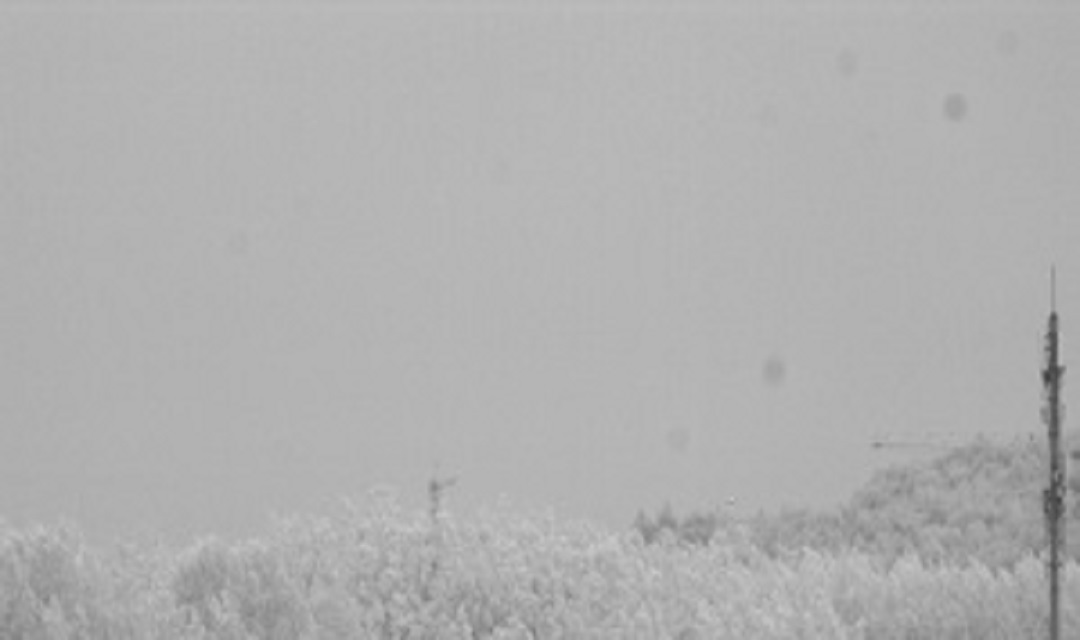
#> input picture output_frames/first_frame.jpg, 1080 x 640 px
$ python Canny.py
#> lines starting #> are read from the running program, lines starting #| are printed output that depends on the picture; after the words box and inside, x2 and y2 are one past the last pixel; in counts of white or black regions, pixels touching at a corner belong together
import cv2
import numpy as np

# 读取图像并转换为灰度图
image = cv2.imread('../output_frames/first_frame.jpg', cv2.IMREAD_GRAYSCALE)
#> image is the input picture: shape (640, 1080); min 61, max 202, mean 176.5

# 使用高斯滤波减少噪声
blurred = cv2.GaussianBlur(image, (5, 5), 1.5)

# 应用经典Canny边缘检测
edges = cv2.Canny(blurred, 5, 30)
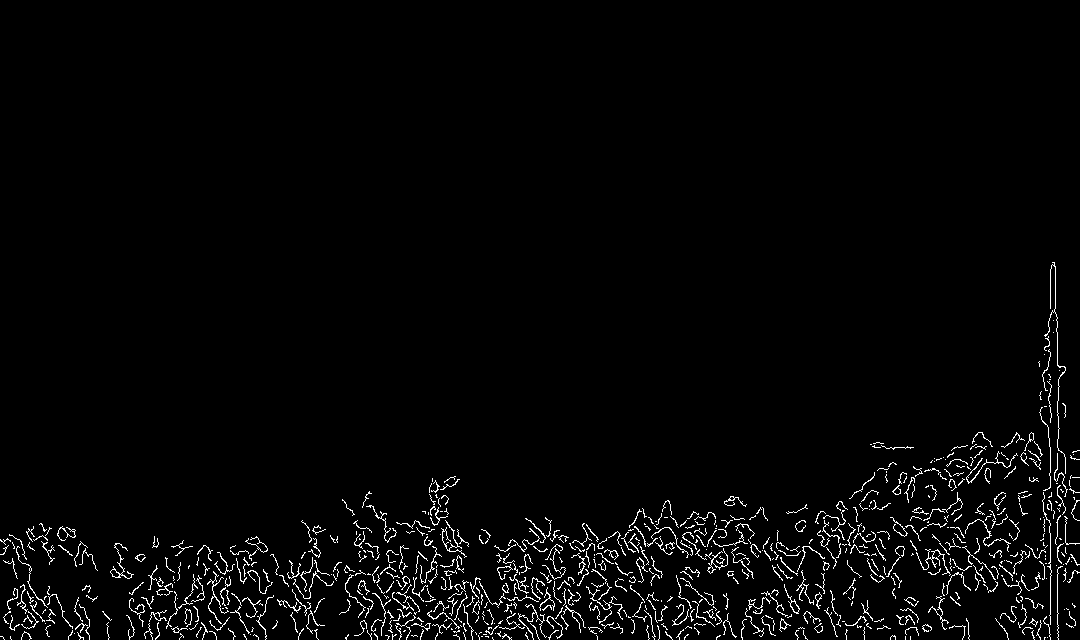
#> edges: shape (640, 1080); 2.5% white in thin lines or dots, all inside (x1, y1, x2, y2) = (0, 262, 1080, 640)

# 获取亚像素级别的边缘信息
# 使用OpenCV的goodFeaturesToTrack函数来精确检测亚像素边缘点
corners = cv2.goodFeaturesToTrack(np.float32(edges), 100, 0.01, 10)
#> corners = 100 rows, first 8: [1064, 574], [1060, 505], [364, 556], [922, 511], [369, 492], [9, 610], [405, 583], [682, 552]

# 提取亚像素位置
criteria = (cv2.TERM_CRITERIA_EPS + cv2.TERM_CRITERIA_MAX_ITER, 30, 0.01)
corners_subpix = cv2.cornerSubPix(np.float32(image), corners, (5,5), (-1,-1), criteria)
#> corners_subpix = 100 rows, first 8: [1064, 574], [1060, 505], [364, 556], [922, 511], [371.4, 492.4], [12.85, 611.7], [405, 583], [682, 552]

# 在图像上绘制亚像素级别的角点
image_with_subpix = cv2.cvtColor(image, cv2.COLOR_GRAY2BGR)
for i in range(corners_subpix.shape[0]):
    cv2.circle(image_with_subpix, (int(corners_subpix[i,0,0]), int(corners_subpix[i,0,1])), 3, (0, 255, 0), -1)
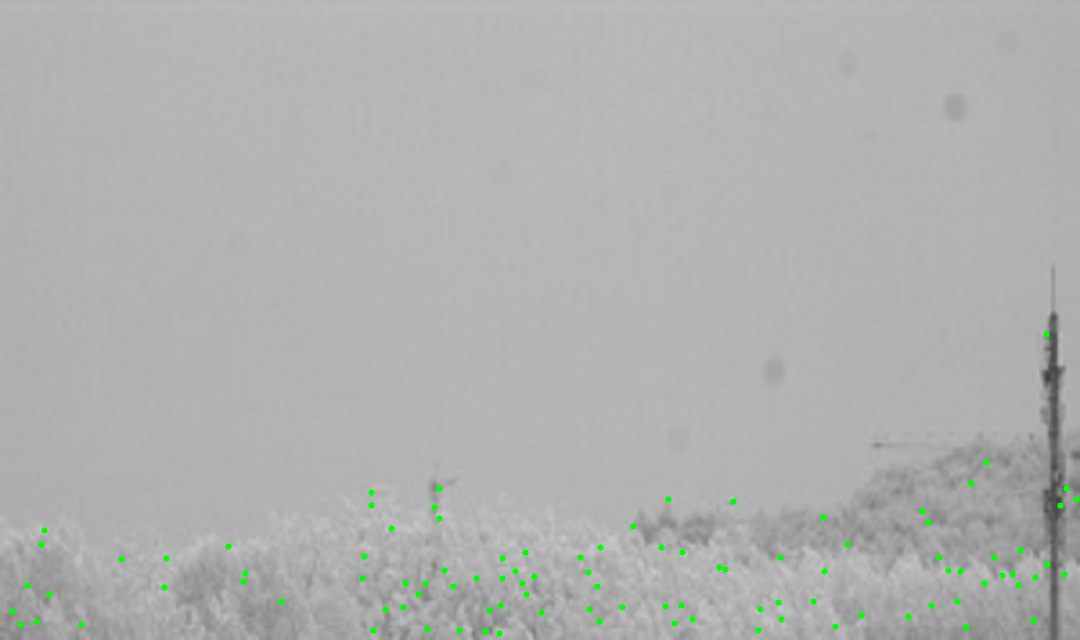
#> image_with_subpix: shape (640, 1080, 3); 0.42% of pixels changed, all inside (x1, y1, x2, y2) = (9, 331, 1080, 637)

# 显示原始图像、经典Canny边缘检测结果和亚像素级边缘检测结果
cv2.imshow('Original Image', image)
cv2.imshow('Canny Edge Detection', edges)
cv2.imshow('Subpixel Edge Detection', image_with_subpix)

# 按任意键关闭所有窗口
cv2.waitKey(0)
cv2.destroyAllWindows()

$ run again, with output_frames/Misc_380.jpg copied over output_frames/first_frame.jpg
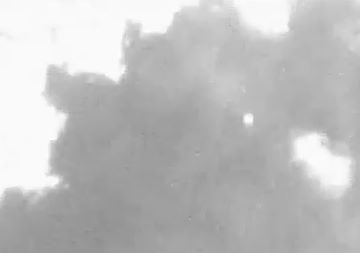
#> input picture output_frames/Misc_380.jpg, 360 x 253 px
#> image is the input picture: shape (253, 360); min 142, max 255, mean 191.7
#> `edges = cv2.Canny(blurred, 5, 30)`:
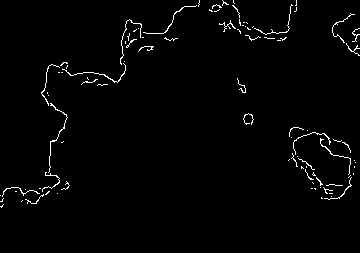
#> edges: shape (253, 360); 1.7% white in thin lines or dots, all inside (x1, y1, x2, y2) = (0, 0, 360, 208)
#> corners = 78 rows, first 8: [321, 184], [151, 47], [320, 139], [46, 173], [353, 32], [350, 185], [321, 198], [301, 167]
#> corners_subpix = 78 rows, first 8: [319.7, 180.2], [151, 47], [320, 139], [46.89, 175.1], [354.6, 35.26], [350.2, 183.9], [321, 198], [301, 167]
#> after the loop `for i in range(corners_subpix.shape[0]):`:
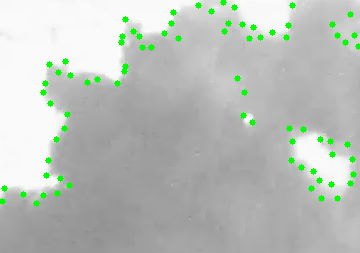
#> image_with_subpix: shape (253, 360, 3); 2.47% of pixels changed, all inside (x1, y1, x2, y2) = (0, 0, 360, 207)
